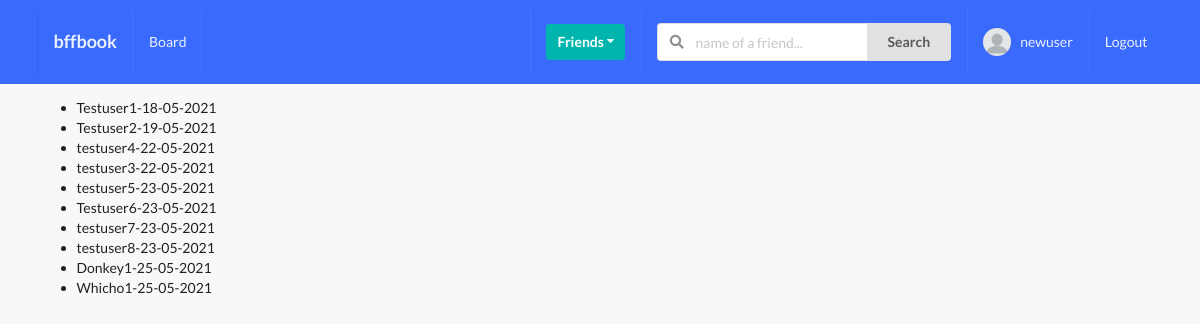
Page /profiles/to-invite/ (signed in) on the committed database.
### profiles/models.py (models this page shows, shortened)
class Profile(models.Model):
    first_name = models.CharField(max_length=200, blank=True)
    last_name = models.CharField(max_length=200, blank=True)
    user = models.OneToOneField(User, on_delete=models.CASCADE)
    bio = models.TextField(default="No bio...", max_length=300)
    email = models.EmailField(max_length=200, blank=True)
    country = models.CharField(max_length=200, blank=True)
    avatar = models.ImageField(default='avatar.png', upload_to='avatars/')
    friends = models.ManyToManyField(User, blank=True, related_name='friends')
    slug = models.SlugField(unique=True, blank=True)
    updated = models.DateTimeField(auto_now=True)
    created = models.DateTimeField(auto_now_add=True)
    objects = ProfileManager()
    def __str__(self):
        return f"{self.user.username}-{self.created.strftime('%d-%m-%Y')}"
    __initial_first_name = None
    __initail_last_name = None
    def __init__(self, *args, **kwargs):
        super().__init__(*args, **kwargs)
        self.__initial_first_name = self.first_name
        self.__initial_last_name = self.last_name

### profiles/views.py (the view)
# urls.py: path('to-invite/', invites_profiles_list_view, name='invite-profiles-view'),
@login_required
def invites_profiles_list_view(request):
    user=request.user
    qs = Profile.objects.get_all_profiles_to_invite(user)
    context = {'qs': qs}
    return render(request, 'profiles/to_invite_list.html', context)

### profiles/context_processors.py (called while the page is built)
def profile_pic(request):
    if request.user.is_authenticated:
        profile_obj = Profile.objects.get(user=request.user)
        pic = profile_obj.avatar
        return {'picture': pic}
    return {}

def invitations_received_no(request):
    if request.user.is_authenticated:
        profile_obj = Profile.objects.get(user=request.user)
        qs_count = Relationship.objects.invitations_received(profile_obj).count()
        return {'invites_num': qs_count}
    return {}

### profiles/models.py (called while the page is built)
    def get_all_profiles_to_invite(self, sender):
        profiles = Profile.objects.all().exclude(user=sender)
        profile = Profile.objects.get(user=sender)
        qs = Relationship.objects.filter(Q(sender=profile) | Q(receiver=profile))
        accepted = set([])
        for rel in qs:
            if rel.status == 'accepted':
                accepted.add(rel.receiver)
                accepted.add(rel.sender)
        print(accepted)
        available = [profile for profile in profiles if profile not in accepted]
        print(available)
        return available

    def invitations_received(self, receiver):
        qs = Relationship.objects.filter(receiver=receiver, status='send')
        return qs

### profiles/templates/profiles/to_invite_list.html (shortened to what this page needs)
{% extends 'base.html' %}
{% block content %}
    <ul>
        {% for item in qs %}
            <li>{{ item }}</li>
        {% endfor %}
    </ul>
{% endblock content %}

### templates/main/navbar.html (shortened to what this page needs)
{% url 'home_view' as path_to_home %}
{% url 'posts:main-post-view' as path_to_posts %}
{% url 'profiles:my-profile-view' as path_to_my_profile %}
<div class="ui inverted menu nav mb-7">
    <div class="ui container">
        <a href="{{ path_to_home }}" class=" {% if request.path == path_to_home %}active{% endif %} item">
            <h3>bffbook</h3>
        </a>
        {% if request.user.is_authenticated %}
        <a href="{{ path_to_posts }}" class="{% if request.path == path_to_posts %}active{% endif %} item">
            Board
        </a>
        {% endif %}
        <div class="right menu">
            {% if request.user.is_authenticated %}
            <div class="item">
                <div class="ui floating dropdown icon button teal"> Friends
                    <i class="dropdown icon"></i>
                </div>
            </div>
                <div class="item">
                <form action="" method="GET">
                    <div class="ui action left icon input">
                    <input class="prompt" type="text" name='q' placeholder="name of a friend...">
                    <button type='submit' class="ui button">Search</button>
                    </div>
                </form>
                </div>
                <a href="{{path_to_my_profile}}" class="{% if request.path == path_to_my_profile %}active{% endif %} item">
                    <img src="{{ picture.url }}" alt="" class="ui avatar image">&nbsp;
                    {{ request.user }}
                </a>
                <a href="{% url 'account_logout' %}" class="ui item">
                    Logout
                </a>
            {% else %}
            <a href="{% url 'account_login' %}" class="ui item">
                    Login
                </a>
            {% endif %}
        </div>
    </div>
</div>

### static/style.css (style rules this page uses)
body { background: #F8F8F8 !important; }
.nav { border-radius: 0px !important; padding: 10px 0 10px 0 !important; background-color: #396afc !important; }
.mb-7 { margin-bottom: 7px !important; }

### rows in the picture
Profile: user+created "Testuser1-18-05-2021"
Profile: user+created "Testuser2-19-05-2021"
Profile: user+created "testuser4-22-05-2021"
Profile: user+created "testuser3-22-05-2021"
Profile: user+created "testuser5-23-05-2021"
Profile: user+created "Testuser6-23-05-2021"
Profile: user+created "testuser7-23-05-2021"
Profile: user+created "testuser8-23-05-2021"
Profile: user+created "Donkey1-25-05-2021"
Profile: user+created "Whicho1-25-05-2021"

### other values in the picture
{{ request.user }} "newuser"
